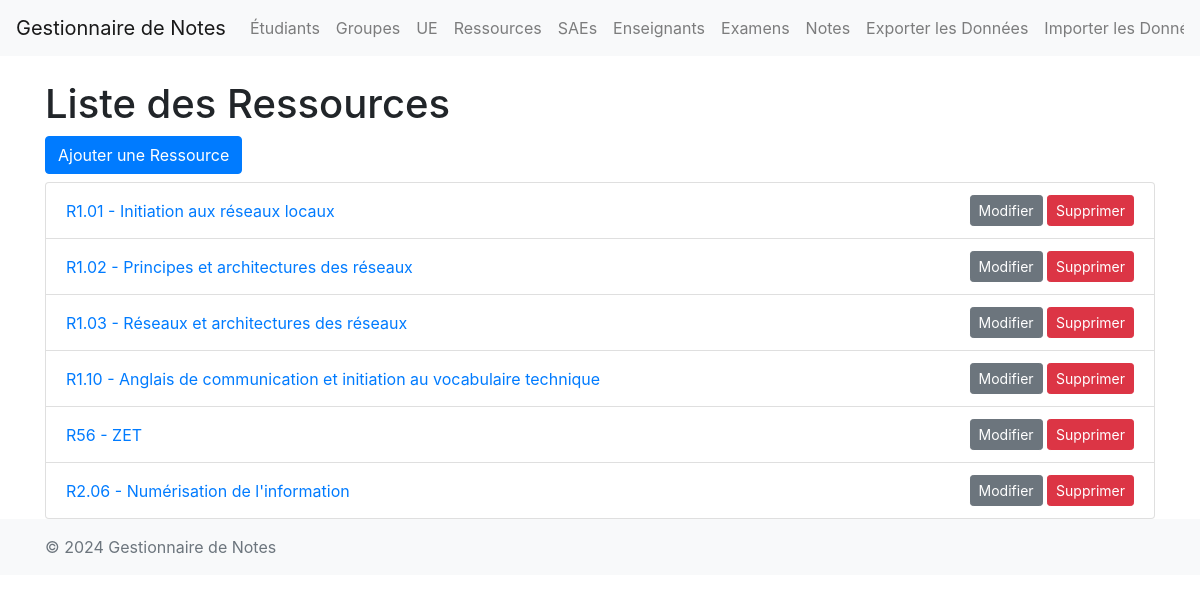
The page /ressources/ on the database as committed earlier.
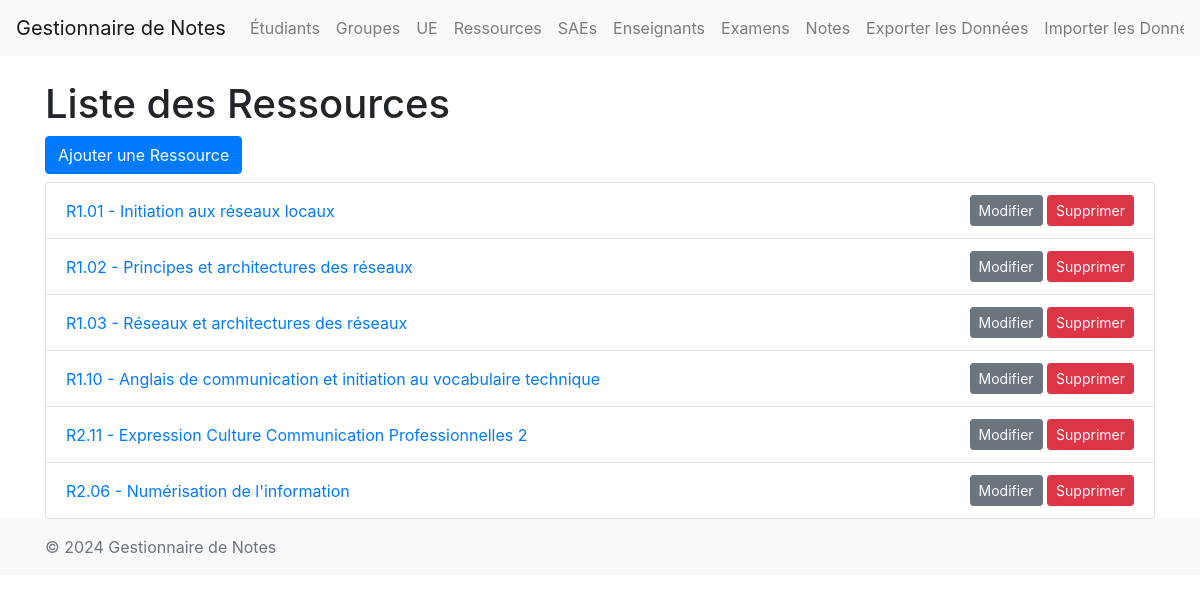
The same page on the database as committed later.
### main/models.py (models this page shows, shortened)
class Ressource(models.Model):
    code = models.CharField(max_length=10)
    nom = models.CharField(max_length=100)
    description = models.TextField(null=True, blank=True)

### main/views.py (the view)
# urls.py: path('ressources/', views.ressource_list, name='ressource_list'),
def ressource_list(request):
    ressources = Ressource.objects.all()
    return render(request, 'main/ressource_list.html', {'ressources': ressources})

### main/templates/main/ressource_list.html (shortened to what this page needs)
{% extends "main/base.html" %}
{% block content %}
    <h1>Liste des Ressources</h1>
    <a href="{% url 'ressource_create' %}" class="btn btn-primary mb-2">Ajouter une Ressource</a>
    <ul class="list-group">
        {% for ressource in ressources %}
            <li class="list-group-item d-flex justify-content-between align-items-center">
                <a href="{% url 'ressource_detail' ressource.pk %}">R{{ ressource.code }} - {{ ressource.nom }}</a>
                <div>
                    <a href="{% url 'ressource_update' ressource.pk %}" class="btn btn-secondary btn-sm">Modifier</a>
                    <a href="{% url 'ressource_delete' ressource.pk %}" class="btn btn-danger btn-sm">Supprimer</a>
                </div>
            </li>
        {% endfor %}
    </ul>
{% endblock %}

Rows that differ between the two databases and show on the page:
changed Ressource: code "56" → "2.11"; nom "ZET" → "Expression Culture Communication Professionnelles 2"
